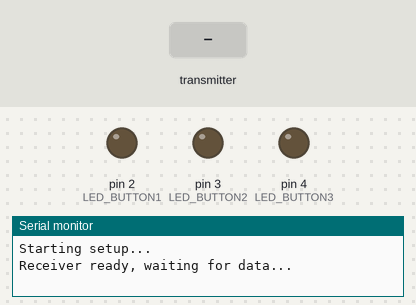
Bench run of a sketch on a simulated Arduino Uno, built with avr-gcc and run on an emulated ATmega328P. Shown: output pins drawn as LEDs (lit = HIGH), the last lines printed to the serial monitor. Dashed ring = blinking. The test bench sets the inputs (shaded band). No radio packets arrive unless stated.

Above: at 1.2 s.
1.3 s: the transmitter starts sending button = 1
At 2.2 s:
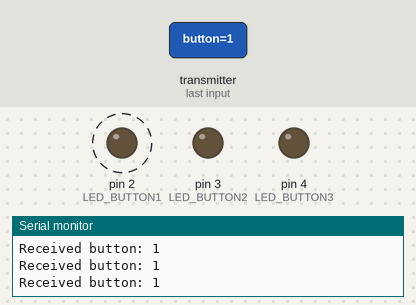
2.8 s: the transmitter starts sending button = 0
At 3.6 s:
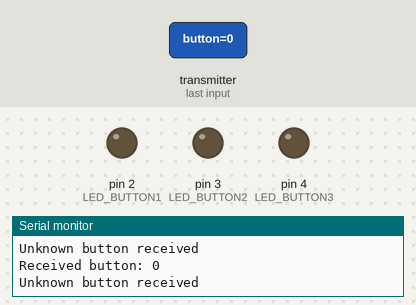
Timing chart, 0 to 5.8 s (numbered marks = the images above; inputs shaded):
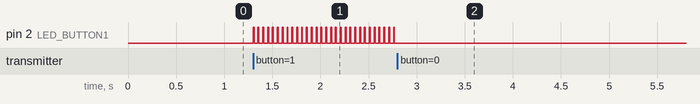

Measured:
- after the input at 1.3 s, pin 2 (LED_BUTTON1): alternates HIGH for 0.01 s and LOW for 0.04 s, starting at once
- after the input at 2.8 s, pin 2 (LED_BUTTON1): stops changing and stays LOW

The sketch:

receiver_struct.ino
```cpp
#include <SPI.h>
#include <nRF24L01.h>
#include <RF24.h>

RF24 radio(8, 9);  // CE, CSN
const byte address[6] = "00001";

const int LED_BUTTON1 = 2;
const int LED_BUTTON2 = 3;
const int LED_BUTTON3 = 4;

struct DataPacket {
  char button;
};

void setup() {
  Serial.begin(9600);
  Serial.println("Starting setup...");

  pinMode(LED_BUTTON1, OUTPUT);
  digitalWrite(LED_BUTTON1, LOW);

  pinMode(LED_BUTTON2, OUTPUT);
  digitalWrite(LED_BUTTON2, LOW);

  pinMode(LED_BUTTON3, OUTPUT);
  digitalWrite(LED_BUTTON3, LOW);

  if (!radio.begin()) {
    Serial.println("Radio hardware not responding!!");
    while (1) {}  // hold in infinite loop
  }

  radio.setPALevel(RF24_PA_MIN);
  radio.setDataRate(RF24_250KBPS);
  radio.openReadingPipe(0, address);
  radio.startListening();

  Serial.println("Receiver ready, waiting for data...");
}

void loop() {
  if (radio.available()) {
    DataPacket packet;
    radio.read(&packet, sizeof(DataPacket));

    Serial.print("Received button: ");
    Serial.println(packet.button);

    switch (packet.button) {
      case '1':
        digitalWrite(LED_BUTTON1, HIGH);
        delay(10);  // Keep LED on for 500ms
        digitalWrite(LED_BUTTON1, LOW);
        break;
      case '2':
        digitalWrite(LED_BUTTON2, HIGH);
        delay(10);  // Keep LED on for 500ms
        digitalWrite(LED_BUTTON2, LOW);
        break;
      case '3':
        digitalWrite(LED_BUTTON3, HIGH);
        delay(10);  // Keep LED on for 500ms
        digitalWrite(LED_BUTTON3, LOW);
        break;
      default:
        Serial.println("Unknown button received");
        break;
    }
  }
}
```
